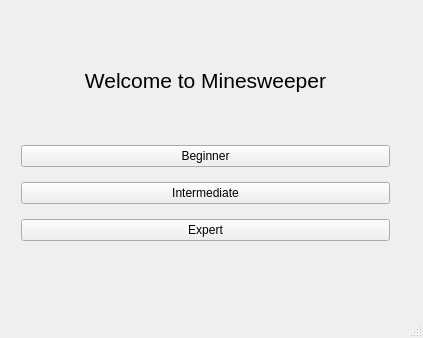
<?xml version="1.0" encoding="UTF-8"?>
<ui version="4.0">
 <class>MainWindow</class>
 <widget class="QMainWindow" name="MainWindow">
  <property name="geometry">
   <rect>
    <x>0</x>
    <y>0</y>
    <width>423</width>
    <height>338</height>
   </rect>
  </property>
  <property name="sizePolicy">
   <sizepolicy hsizetype="Preferred" vsizetype="Preferred">
    <horstretch>0</horstretch>
    <verstretch>0</verstretch>
   </sizepolicy>
  </property>
  <property name="windowTitle">
   <string>Minesweeper</string>
  </property>
  <widget class="QWidget" name="centralWidget">
   <widget class="QWidget" name="verticalLayoutWidget">
    <property name="geometry">
     <rect>
      <x>10</x>
      <y>10</y>
      <width>391</width>
      <height>251</height>
     </rect>
    </property>
    <layout class="QVBoxLayout" name="verticalLayout">
     <item>
      <widget class="QLabel" name="label">
       <property name="maximumSize">
        <size>
         <width>16777215</width>
         <height>100</height>
        </size>
       </property>
       <property name="font">
        <font>
         <pointsize>16</pointsize>
        </font>
       </property>
       <property name="text">
        <string>Welcome to Minesweeper</string>
       </property>
       <property name="alignment">
        <set>Qt::AlignCenter</set>
       </property>
      </widget>
     </item>
     <item>
      <widget class="QPushButton" name="pushButtonBeginner">
       <property name="text">
        <string>Beginner</string>
       </property>
      </widget>
     </item>
     <item>
      <widget class="QPushButton" name="pushButtonIntermediate">
       <property name="text">
        <string>Intermediate</string>
       </property>
      </widget>
     </item>
     <item>
      <widget class="QPushButton" name="pushButtonExpert">
       <property name="text">
        <string>Expert</string>
       </property>
      </widget>
     </item>
    </layout>
   </widget>
  </widget>
  <widget class="QStatusBar" name="statusBar"/>
 </widget>
 <layoutdefault spacing="6" margin="11"/>
 <resources/>
 <connections/>
</ui>
